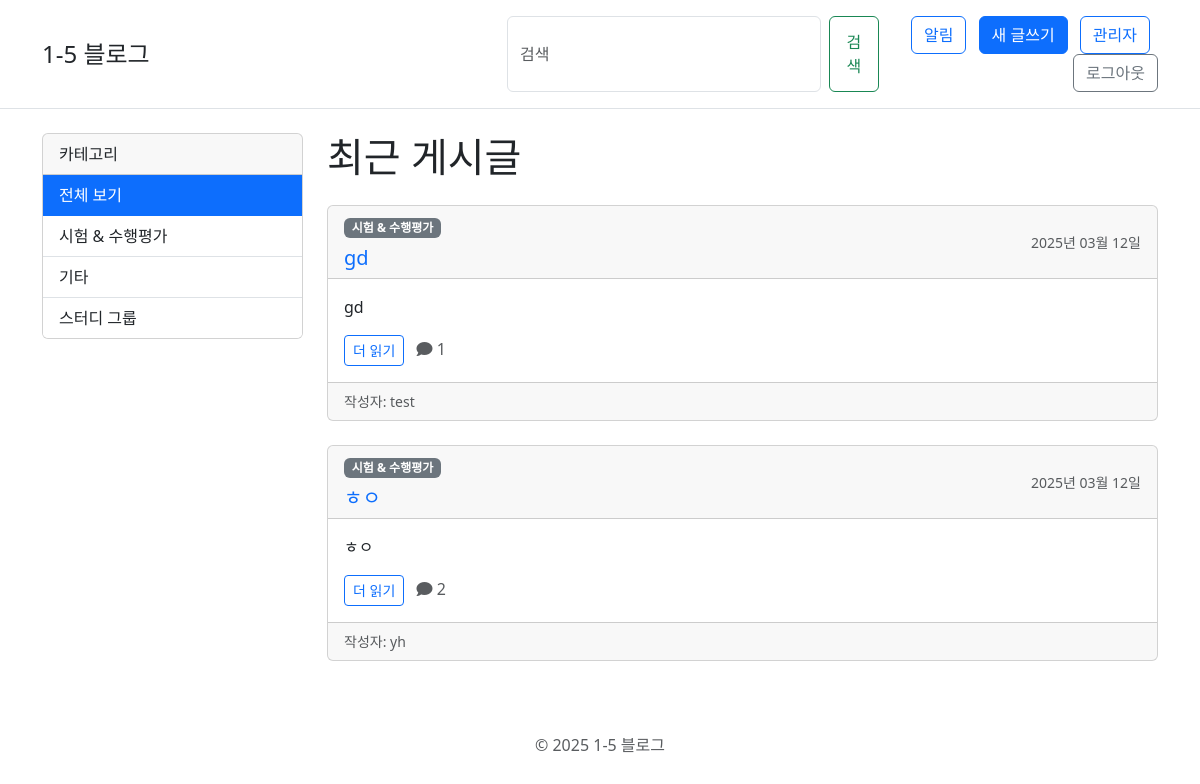
The page / (signed in) on the database its author committed.
### blog/models.py (models this page shows, shortened)
class Category(models.Model):
    name = models.CharField(max_length=100, verbose_name='카테고리')
    enable_map = models.BooleanField(default=True, verbose_name='지도 활성화')
    enable_due_date = models.BooleanField(default=True, verbose_name='마감일 활성화')
    enable_photo = models.BooleanField(default=True, verbose_name='사진 활성화')
    enable_time = models.BooleanField(default=True, verbose_name='시간 활성화')
    class Meta:
        verbose_name = '카테고리'
        verbose_name_plural = '카테고리'

class Post(models.Model):
    author = models.ForeignKey(settings.AUTH_USER_MODEL, on_delete=models.CASCADE, verbose_name='작성자')
    category = models.ForeignKey(Category, on_delete=models.CASCADE, verbose_name='카테고리')
    title = models.CharField(max_length=200, verbose_name='제목')
    text = models.TextField(verbose_name='내용')
    created_date = models.DateTimeField(default=timezone.now, verbose_name='작성일')
    published_date = models.DateTimeField(blank=True, null=True, verbose_name='게시일')
    latitude = models.FloatField(blank=True, null=True, verbose_name='위도')
    longitude = models.FloatField(blank=True, null=True, verbose_name='경도')
    due_date = models.DateTimeField(blank=True, null=True, verbose_name='마감일시')
    class Meta:
        verbose_name = '게시글'
        verbose_name_plural = '게시글'

### blog/views.py (the view)
# urls.py: path('', views.post_list, name='post_list'),
@login_required
def post_list(request):
    posts = Post.objects.filter(published_date__lte=timezone.now()).order_by('-published_date')
    categories = Category.objects.all()
    return render(request, 'blog/post_list.html', {'posts': posts, 'categories': categories})

### templates/blog/post_list.html (shortened to what this page needs)
{% extends 'base.html' %}
{% block content %}
<div class="col-md-3">
    <div class="card mb-4">
        <div class="card-header">카테고리</div>
        <div class="list-group list-group-flush">
            <a href="{% url 'post_list' %}" class="list-group-item list-group-item-action {% if not category %}active{% endif %}">
                전체 보기
            </a>
            {% for cat in categories %}
                <a href="{% url 'category_posts' cat.id %}" class="list-group-item list-group-item-action {% if category.id == cat.id %}active{% endif %}">
                    {{ cat.name }}
                </a>
            {% endfor %}
        </div>
    </div>
</div>
<div class="col-md-9">
    <h1 class="mb-4">
        {% if category %}
            {{ category.name }}
        {% else %}
            최근 게시글
        {% endif %}
    </h1>
    {% for post in posts %}
        <div class="card mb-4">
            <div class="card-header">
                <div class="d-flex justify-content-between align-items-center">
                    <div>
                        <span class="badge bg-secondary">{{ post.category.name }}</span>
                        <a href="{% url 'post_detail' pk=post.pk %}" class="text-decoration-none">
                            <h5 class="card-title mt-2 mb-0">{{ post.title }}</h5>
                        </a>
                    </div>
                    <div class="text-muted small">
                        {{ post.published_date|date:"Y년 m월 d일" }}
                    </div>
                </div>
            </div>
            <div class="card-body">
                <p class="card-text">{{ post.text|linebreaksbr|truncatewords:30 }}</p>
                <a href="{% url 'post_detail' pk=post.pk %}" class="btn btn-sm btn-outline-primary">더 읽기</a>
                <span class="text-muted ms-2">
                    <i class="fas fa-comment"></i> {{ post.comments.count }}
                </span>
            </div>
            <div class="card-footer text-muted small">
                작성자: {{ post.author }}
            </div>
        </div>
    {% empty %}
        <div class="alert alert-info">
            게시글이 없습니다.
        </div>
    {% endfor %}
</div>
{% endblock %}

### rows shown on the page
Category: name "시험 & 수행평가"
Category: name "기타"
Category: name "스터디 그룹"
Post: category.name "시험 & 수행평가", title "gd", published_date "2025년 03월 12일", text "gd", comments.count "1", author "test"
Post: category.name "시험 & 수행평가", title "ㅎㅇ", published_date "2025년 03월 12일", text "ㅎㅇ", comments.count "2", author "yh"
